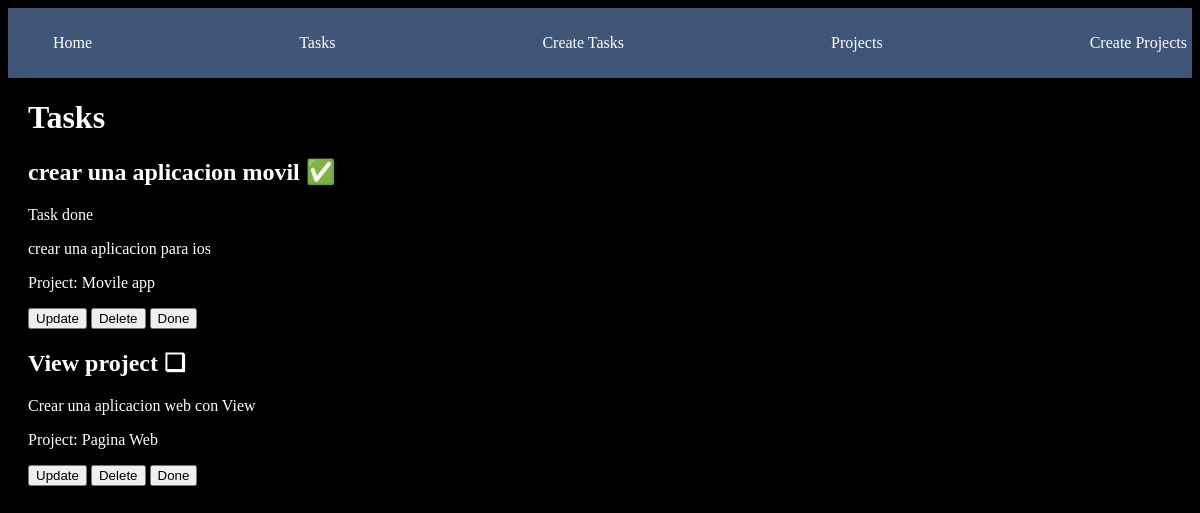
/tasks/, run on an earlier commit of the app's database.
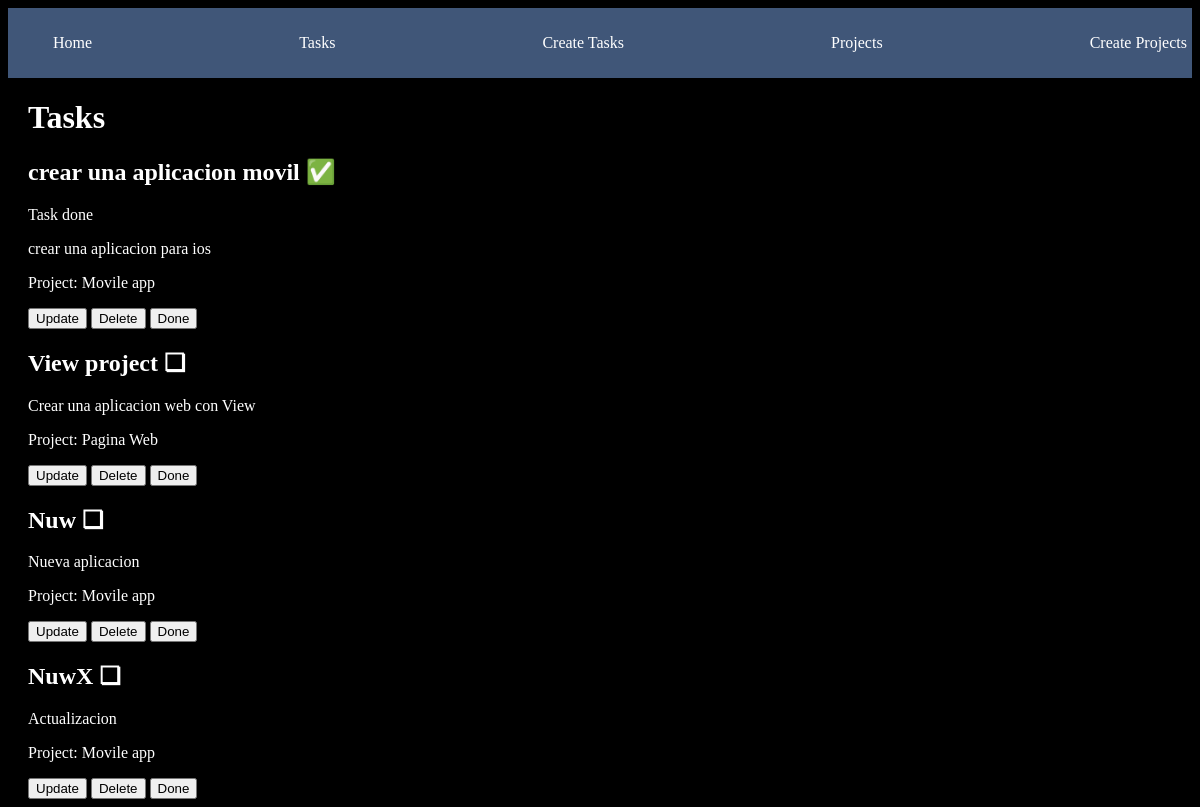
And on a later commit of the database.
### myapp/models.py (models this page shows, shortened)
class Tasks(models.Model):
    title = models.CharField(max_length=200)
    description = models.TextField()
    project = models.ForeignKey(Project, on_delete=models.CASCADE)
    done = models.BooleanField(default=False)

class Project(models.Model):
    name = models.CharField(max_length=200)

### myapp/views.py (the view)
# urls.py: path('tasks/', views.tasks, name='tasks'),
def tasks(request):
    tasks_list = Tasks.objects.all()
    return render(request,"tasks/tasks.html", {
        "tasks": tasks_list
    })

### myapp/templates/tasks/tasks.html
{%extends 'layouts/base.html'%}
{%block content%}
<h1>Tasks</h1>
{% for task in tasks %}
<div>
    <h2>{{task.title}} {%if task.done%}✅{%else%}❏{%endif%}</h2>
    {%if task.done%}
    <p>Task done</p>
    {%endif%}
    <p>{{task.description}}</p>
    <p>Project: {{task.project.name}}</p>
    <button>
        Update
    </button>
    <button>
        Delete
    </button>
    <button>
        Done
    </button>
</div>
{% endfor %}
{%endblock%}

What changed in the data, as far as the page shows it:
added Tasks: title "Nuw", description "Nueva aplicacion", project.name "Movile app"
added Tasks: title "NuwX", description "Actualizacion", project.name "Movile app"
